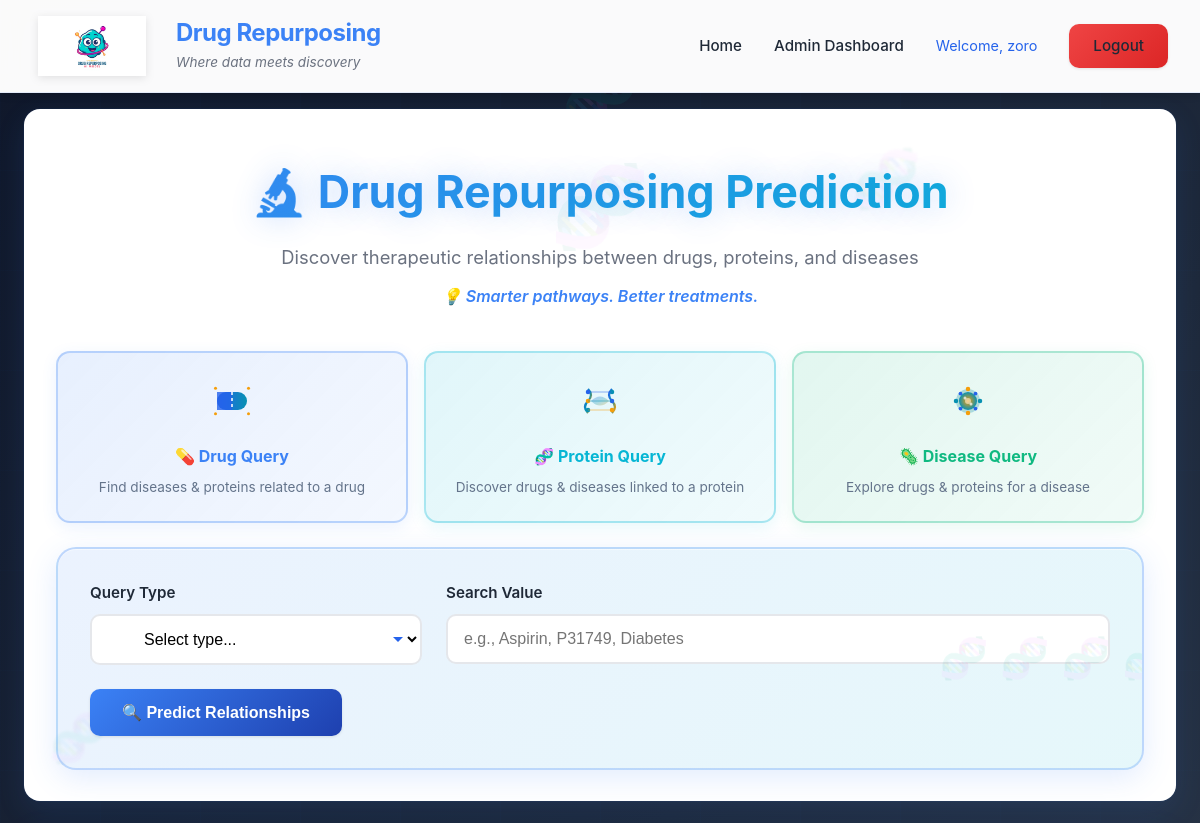
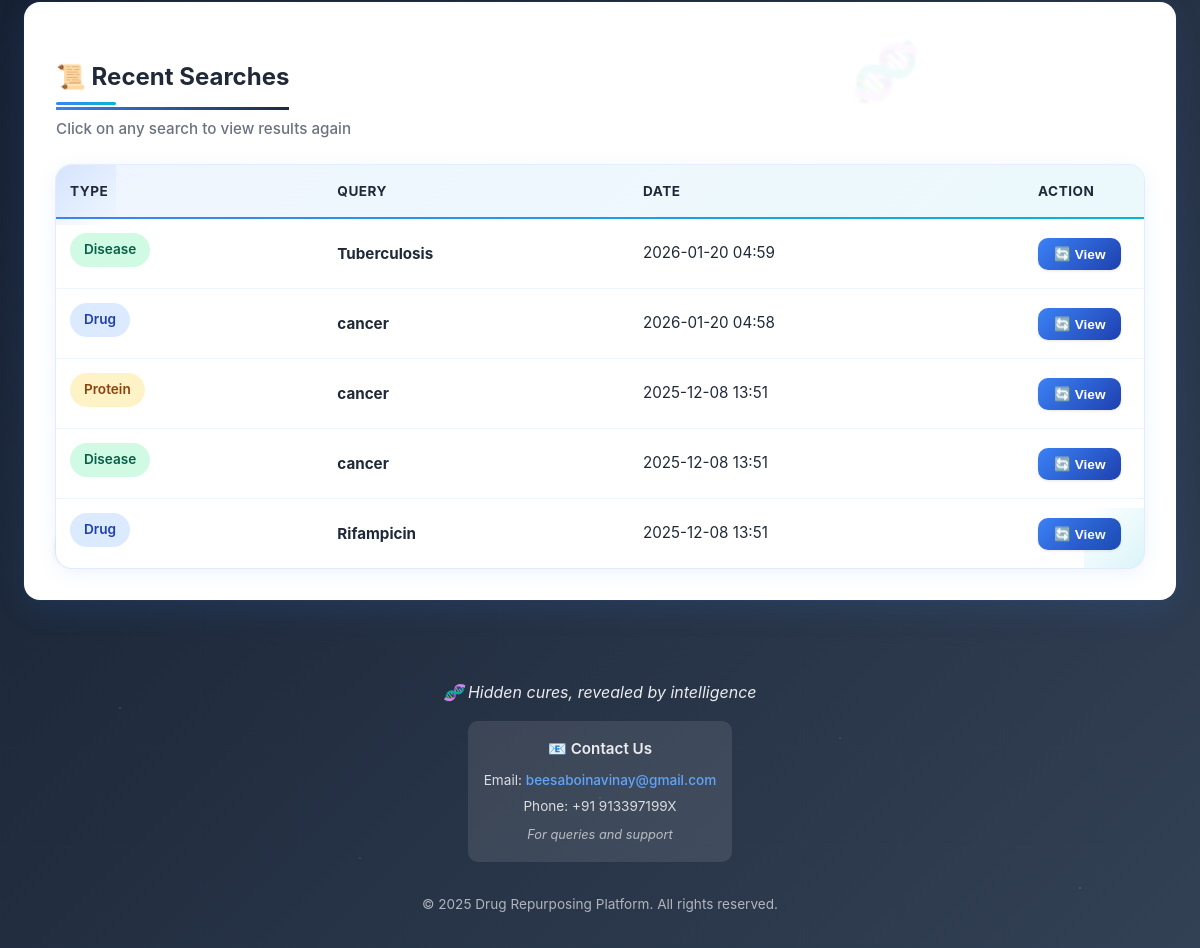
The page / (signed in) on the database its author committed (2 pictures, top to bottom).
### core/models.py (models this page shows, shortened)
class PredictionHistory(models.Model):
    QUERY_TYPES = [
        ('drug', 'Drug'),
        ('protein', 'Protein'),
        ('disease', 'Disease'),
    ]
    user = models.ForeignKey(User, on_delete=models.CASCADE)
    query_type = models.CharField(max_length=10, choices=QUERY_TYPES)
    query_value = models.CharField(max_length=255)
    results = models.JSONField()
    created_at = models.DateTimeField(auto_now_add=True)
    updated_at = models.DateTimeField(auto_now=True)
    class Meta:
        ordering = ['-updated_at']  # Order by most recently updated

### core/views.py (the view, shortened to what this page needs)
# urls.py: path('', views.home_view, name='home'),
@login_required
def home_view(request):
    results = None
    query_type = None
    query_value = None
    recent_history = PredictionHistory.objects.filter(user=request.user).order_by('-updated_at')[:5]
    context = {
        'results': results,
        'query_type': query_type,
        'query_value': query_value,
        'recent_history': recent_history,
    }
    return render(request, 'home.html', context)

### templates/home.html (shortened to what this page needs)
{% extends 'base.html' %}
{% block extra_css %}
{% load static %}
<link rel="stylesheet" href="{% static 'css/home.css' %}">
{% endblock %}
{% block content %}
<div class="card">
    <div class="page-header">
        <h2>🔬 Drug Repurposing Prediction</h2>
        <p style="margin-bottom: 0.5rem;">Discover therapeutic relationships between drugs, proteins, and diseases</p>
        <p style="font-size: 1rem; color: #3b82f6; font-weight: 600; font-style: italic;">💡 Smarter pathways. Better treatments.</p>
    </div>
    <div style="display: grid; grid-template-columns: repeat(auto-fit, minmax(200px, 1fr)); gap: 1rem; margin-bottom: 1.5rem;">
        <div style="text-align: center; padding: 1.5rem; background: linear-gradient(135deg, rgba(59, 130, 246, 0.12), rgba(59, 130, 246, 0.06)); border-radius: 14px; border: 2px solid rgba(59, 130, 246, 0.3); box-shadow: 0 4px 15px rgba(59, 130, 246, 0.1);">
            <img src="{% static 'images/drug-icon.svg' %}" alt="Drug" style="width: 48px; height: 48px; margin: 0 auto 0.75rem;">
            <h4 style="color: #3b82f6; margin-bottom: 0.5rem; font-size: 1rem;">💊 Drug Query</h4>
            <p style="font-size: 0.85rem; color: #64748b; line-height: 1.4;">Find diseases & proteins related to a drug</p>
        </div>
        <div style="text-align: center; padding: 1.5rem; background: linear-gradient(135deg, rgba(6, 182, 212, 0.12), rgba(6, 182, 212, 0.06)); border-radius: 14px; border: 2px solid rgba(6, 182, 212, 0.3); box-shadow: 0 4px 15px rgba(6, 182, 212, 0.1);">
            <img src="{% static 'images/protein-icon.svg' %}" alt="Protein" style="width: 48px; height: 48px; margin: 0 auto 0.75rem;">
            <h4 style="color: #06b6d4; margin-bottom: 0.5rem; font-size: 1rem;">🧬 Protein Query</h4>
            <p style="font-size: 0.85rem; color: #64748b; line-height: 1.4;">Discover drugs & diseases linked to a protein</p>
        </div>
        <div style="text-align: center; padding: 1.5rem; background: linear-gradient(135deg, rgba(16, 185, 129, 0.12), rgba(16, 185, 129, 0.06)); border-radius: 14px; border: 2px solid rgba(16, 185, 129, 0.3); box-shadow: 0 4px 15px rgba(16, 185, 129, 0.1);">
            <img src="{% static 'images/disease-icon.svg' %}" alt="Disease" style="width: 48px; height: 48px; margin: 0 auto 0.75rem;">
            <h4 style="color: #10b981; margin-bottom: 0.5rem; font-size: 1rem;">🦠 Disease Query</h4>
            <p style="font-size: 0.85rem; color: #64748b; line-height: 1.4;">Explore drugs & proteins for a disease</p>
        </div>
    </div>
    <div class="prediction-form">
        <form method="post">
            <div class="form-row">
                <div class="form-group">
                    <label for="query_type">Query Type</label>
                    <div style="position: relative;">
                        <select name="query_type" id="query_type" required style="padding-left: 3rem;">
                            <option value="">Select type...</option>
                        </select>
                    </div>
                </div>
                <div class="form-group">
                    <label for="query_value">Search Value</label>
                    <input type="text" name="query_value" id="query_value"
                           placeholder="e.g., Aspirin, P31749, Diabetes"
                           value="{{ query_value|default:'' }}" required>
                </div>
            </div>
            <button type="submit" class="btn">🔍 Predict Relationships</button>
        </form>
    </div>
</div>
{% if recent_history %}
<div class="card">
    <div class="section-title">📜 Recent Searches</div>
    <p class="section-subtitle">Click on any search to view results again</p>
    <table>
        <thead>
            <tr>
                <th>Type</th>
                <th>Query</th>
                <th>Date</th>
                <th style="width: 120px;">Action</th>
            </tr>
        </thead>
        <tbody>
            {% for history in recent_history %}
            <tr class="history-row" style="cursor: pointer;">
                <td><span class="query-type-badge {{ history.query_type }}">{{ history.query_type|title }}</span></td>
                <td><strong>{{ history.query_value }}</strong></td>
                <td class="timestamp">{{ history.updated_at|date:"Y-m-d H:i" }}</td>
                <td>
                    <form method="post" style="display: inline;">
                        <button type="submit" class="btn" style="padding: 0.5rem 1rem; font-size: 0.85rem;">
                            🔄 View
                        </button>
                    </form>
                </td>
            </tr>
            {% endfor %}
        </tbody>
    </table>
</div>
{% endif %}
{% endblock %}

### templates/base.html (shortened to what this page needs)
<!DOCTYPE html>
<html lang="en">
<head>
    {% load static %}
    <link rel="stylesheet" href="{% static 'css/base.css' %}">
    {% block extra_css %}{% endblock %}
</head>
<body>
    {% if user.is_authenticated %}
    <div class="navbar">
        <div class="navbar-content">
            <div style="display: flex; align-items: center; gap: 1.5rem;">
                <div style="display: flex; align-items: center; justify-content: center; min-width: 120px;">
                    <img src="{% static 'images/logo1p.png' %}" alt="Logo" class="navbar-logo">
                </div>
                <div>
                    <h1>Drug Repurposing</h1>
                    <p style="font-size: 0.85rem; color: #6b7280; margin-top: 0.25rem; font-style: italic;">Where data meets discovery</p>
                </div>
            </div>
            <nav>
                <a href="{% url 'home' %}">Home</a>
                {% if user.is_superuser %}
                <a href="{% url 'admin_dashboard' %}">Admin Dashboard</a>
                {% endif %}
                <span style="color: #2563eb;">Welcome, {{ user.username }}</span>
                <a href="{% url 'logout' %}" class="logout-btn btn">Logout</a>
            </nav>
        </div>
    </div>
    {% endif %}
    <div class="container">
        {% block content %}{% endblock %}
    </div>
    {% if user.is_authenticated %}
    <footer style="text-align: center; padding: 2rem 1rem; color: rgba(255,255,255,0.9); font-size: 0.9rem;">
        <p style="font-style: italic; margin-bottom: 1rem; font-size: 1rem;">
            {% cycle "🧬 Hidden cures, revealed by intelligence" "💊 AI that gives old drugs new purpose" "🔬 Transforming molecules into new hope" "🎯 Turning forgotten drugs into life-saving solutions" "✨ Repurpose. Reinvent. Heal." %}
        </p>
        <div style="margin-bottom: 1rem; padding: 1rem; background: rgba(255, 255, 255, 0.1); border-radius: 10px; display: inline-block;">
            <p style="font-size: 0.95rem; margin-bottom: 0.5rem; font-weight: 600;">📧 Contact Us</p>
            <p style="font-size: 0.85rem; margin-bottom: 0.25rem;">
                <span style="opacity: 0.9;">Email:</span>
                <a href="mailto:beesaboinavinay@gmail.com" style="color: #60a5fa; text-decoration: none; font-weight: 500;">beesaboinavinay@gmail.com</a>
            </p>
            <p style="font-size: 0.85rem; opacity: 0.9;">
                <span>Phone:</span> +91 913397199X
            </p>
            <p style="font-size: 0.8rem; margin-top: 0.5rem; opacity: 0.7; font-style: italic;">For queries and support</p>
        </div>
        <p style="font-size: 0.85rem; opacity: 0.7; margin-top: 1rem;">© 2025 Drug Repurposing Platform. All rights reserved.</p>
    </footer>
    {% endif %}
</body>
</html>

### rows shown on the page
PredictionHistory: query_type "Disease", query_value "Tuberculosis", updated_at "2026-01-20 04:59"
PredictionHistory: query_type "Drug", query_value "cancer", updated_at "2026-01-20 04:58"
PredictionHistory: query_type "Protein", query_value "cancer", updated_at "2025-12-08 13:51"
PredictionHistory: query_type "Disease", query_value "cancer", updated_at "2025-12-08 13:51"
PredictionHistory: query_type "Drug", query_value "Rifampicin", updated_at "2025-12-08 13:51"

### other values the page prints
{{ user.username }} "zoro"
